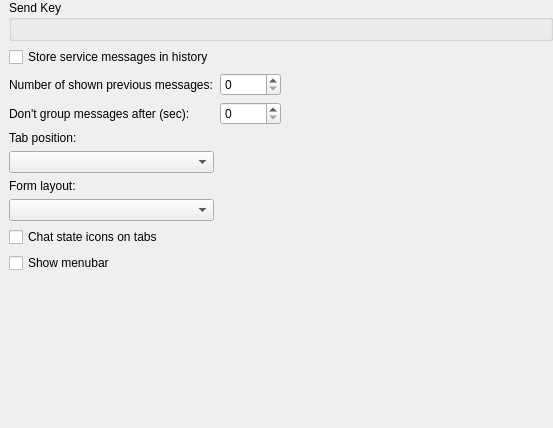
<?xml version="1.0" encoding="UTF-8"?>
<ui version="4.0">
 <class>TabbedChatBehavior</class>
 <widget class="QWidget" name="TabbedChatBehavior">
  <property name="geometry">
   <rect>
    <x>0</x>
    <y>0</y>
    <width>553</width>
    <height>428</height>
   </rect>
  </property>
  <property name="windowTitle">
   <string>Form</string>
  </property>
  <layout class="QGridLayout" name="gridLayout">
   <property name="leftMargin">
    <number>9</number>
   </property>
   <property name="topMargin">
    <number>0</number>
   </property>
   <property name="rightMargin">
    <number>0</number>
   </property>
   <property name="bottomMargin">
    <number>0</number>
   </property>
   <item row="0" column="0" colspan="4">
    <widget class="QGroupBox" name="groupBox">
     <property name="sizePolicy">
      <sizepolicy hsizetype="Preferred" vsizetype="Preferred">
       <horstretch>0</horstretch>
       <verstretch>0</verstretch>
      </sizepolicy>
     </property>
     <property name="title">
      <string>Send Key</string>
     </property>
     <layout class="QGridLayout" name="gridLayout_2"/>
    </widget>
   </item>
   <item row="1" column="0">
    <widget class="QCheckBox" name="storeBox">
     <property name="text">
      <string>Store service messages in history</string>
     </property>
    </widget>
   </item>
   <item row="2" column="0">
    <widget class="QLabel" name="label">
     <property name="toolTip">
      <string>Number of previous messages shown in new chats</string>
     </property>
     <property name="text">
      <string>Number of shown previous messages:</string>
     </property>
    </widget>
   </item>
   <item row="3" column="0">
    <widget class="QLabel" name="label_2">
     <property name="text">
      <string>Don't group messages after (sec):</string>
     </property>
    </widget>
   </item>
   <item row="10" column="0">
    <spacer name="verticalSpacer">
     <property name="orientation">
      <enum>Qt::Vertical</enum>
     </property>
     <property name="sizeHint" stdset="0">
      <size>
       <width>180</width>
       <height>328</height>
      </size>
     </property>
    </spacer>
   </item>
   <item row="3" column="1">
    <widget class="QSpinBox" name="groupUntil">
     <property name="maximum">
      <number>10000</number>
     </property>
    </widget>
   </item>
   <item row="3" column="2">
    <spacer name="horizontalSpacer_2">
     <property name="orientation">
      <enum>Qt::Horizontal</enum>
     </property>
     <property name="sizeHint" stdset="0">
      <size>
       <width>40</width>
       <height>20</height>
      </size>
     </property>
    </spacer>
   </item>
   <item row="2" column="1">
    <widget class="QSpinBox" name="recentBox"/>
   </item>
   <item row="2" column="2">
    <spacer name="horizontalSpacer">
     <property name="orientation">
      <enum>Qt::Horizontal</enum>
     </property>
     <property name="sizeHint" stdset="0">
      <size>
       <width>40</width>
       <height>20</height>
      </size>
     </property>
    </spacer>
   </item>
   <item row="4" column="0">
    <widget class="QLabel" name="label_3">
     <property name="text">
      <string>Tab position:</string>
     </property>
    </widget>
   </item>
   <item row="6" column="0">
    <widget class="QLabel" name="label_4">
     <property name="text">
      <string>Form layout:</string>
     </property>
    </widget>
   </item>
   <item row="7" column="0">
    <widget class="QComboBox" name="formLayoutBox"/>
   </item>
   <item row="5" column="0">
    <widget class="QComboBox" name="tabPositionBox"/>
   </item>
   <item row="8" column="0">
    <widget class="QCheckBox" name="stateBox">
     <property name="text">
      <string>Chat state icons on tabs</string>
     </property>
    </widget>
   </item>
   <item row="9" column="0">
    <widget class="QCheckBox" name="menuBox">
     <property name="text">
      <string>Show menubar</string>
     </property>
    </widget>
   </item>
  </layout>
 </widget>
 <resources/>
 <connections/>
</ui>
